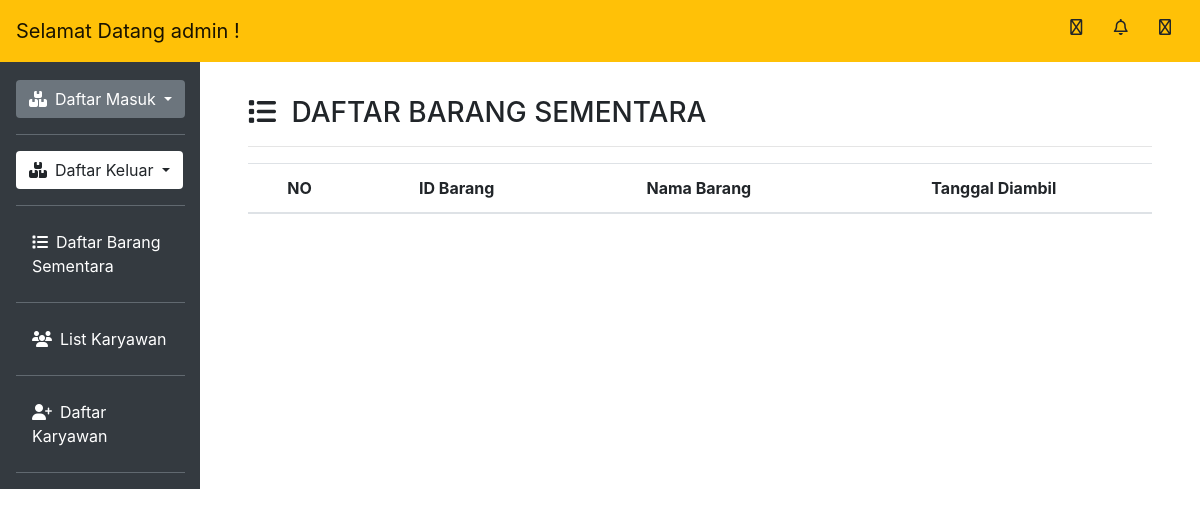
/admin_barang-sementara.php (signed in), run on an earlier commit of the app's database.
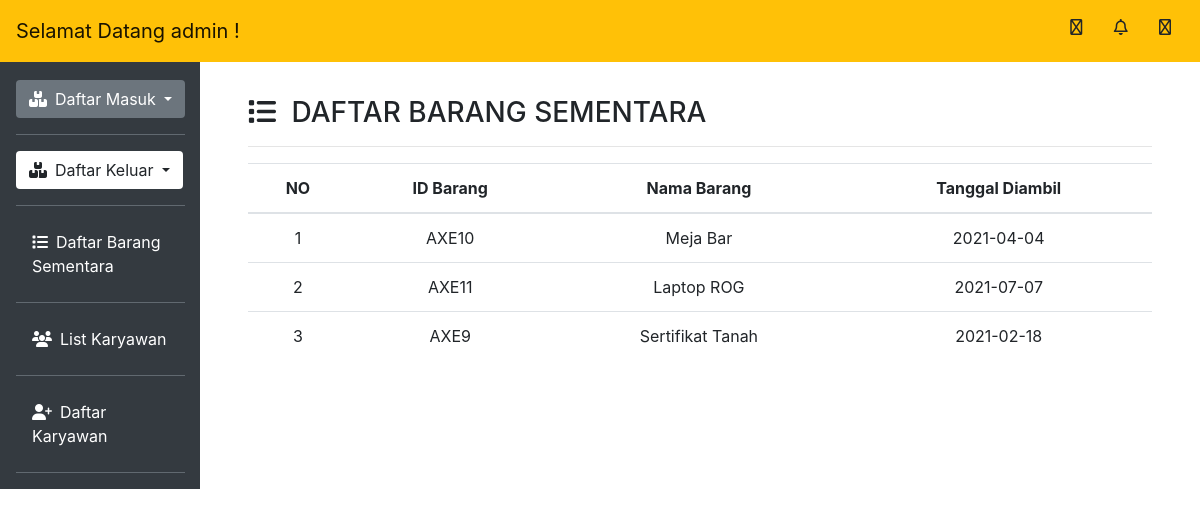
And on a later commit of the database.
### tables this page shows
CREATE TABLE `gudang_sementara` (
  `idBarang` varchar(10) NOT NULL,
  `namaBarang` text DEFAULT NULL,
  `tanggal` date DEFAULT NULL
);

### admin_barang-sementara.php (the view, shortened to what this page needs)
<!DOCTYPE html>
<html lang="en">
<body>
   <?php
   include_once 'header.php';
   include_once 'includes/database.php';
   $result = mysqli_query($conn, "SELECT * FROM gudang_sementara");
   ?>
   <div class="col-md-10 p-5 pt-2">
      <h3><i class="fas fa-list mr-2"></i> DAFTAR BARANG SEMENTARA</h3>
      <hr>
      <table class="table table-hover text-center">
         <thead>
            <tr>
               <th scope="col">NO</th>
               <th scope="col">ID Barang</th>
               <th scope="col">Nama Barang</th>
               <th scope="col">Tanggal Diambil</th>
            </tr>
         </thead>
         <tbody>
            <?php $i = 1; ?>
            <?php while ($row = mysqli_fetch_assoc($result)) : ?>
               <tr>
                  <td scope="row"><?= $i; ?></td>
                  <td><?= $row["idBarang"]; ?></td>
                  <td><?= $row["namaBarang"]; ?></td>
                  <td><?= $row["tanggal"]; ?></td>
               </tr>
               <?php $i++; ?>
            <?php endwhile; ?>
         </tbody>
      </table>
   </div>
</body>
</html>

What changed in the data, as far as the page shows it:
added gudang_sementara: idBarang "AXE10", namaBarang "Meja Bar", tanggal "2021-04-04"
added gudang_sementara: idBarang "AXE11", namaBarang "Laptop ROG", tanggal "2021-07-07"
added gudang_sementara: idBarang "AXE9", namaBarang "Sertifikat Tanah", tanggal "2021-02-18"
